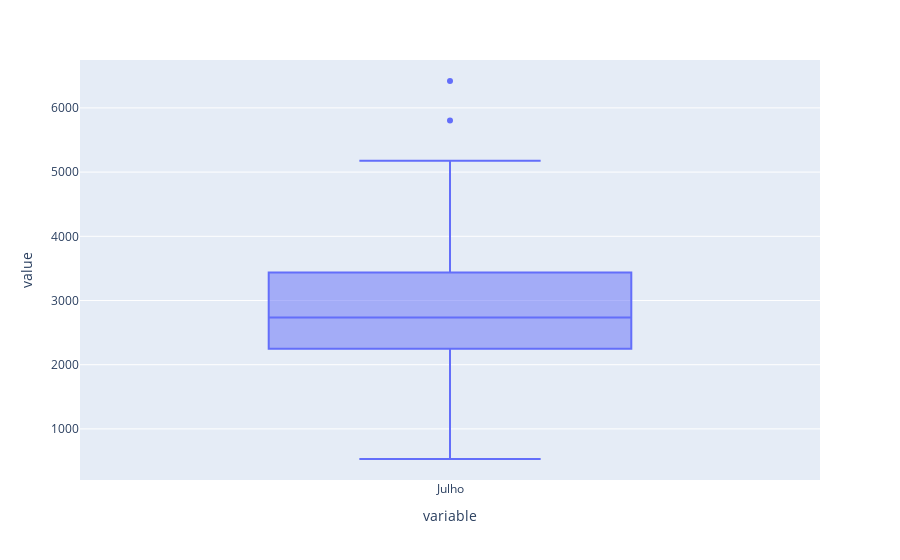

The notebook cell saved with this chart:
### Code cell
px.box(df['Julho'])

### Figure 1 — Plotly figure (JSON) as saved in the notebook; plotly's stock layout.template omitted (floating-point values rounded to 4 significant figures)
{"data": [{"alignmentgroup": "True", "hovertemplate": "variable=%{x}<br>value=%{y}<extra></extra>", "legendgroup": "", "marker": {"color": "#636efa"}, "name": "", "notched": false, "offsetgroup": "", "orientation": "v", "showlegend": false, "type": "box", "x": ["Julho", "Julho", "Julho", "Julho", "Julho", "Julho", "Julho", "Julho", "Julho", "Julho", "Julho", "Julho", "Julho", "Julho", "Julho", "Julho", "Julho", "Julho", "Julho", "Julho", "Julho"], "x0": " ", "xaxis": "x", "y": [531, 1317, 2901, 4056, 2661, 3093, 2296, 5804, 2354, 1856, 5176, 2646, 6419, 2098, 3475, 2662, 3423, 2737, 2853, 2009, 2817], "y0": " ", "yaxis": "y"}], "layout": {"boxmode": "group", "legend": {"tracegroupgap": 0}, "margin": {"t": 60}, "xaxis": {"anchor": "y", "domain": [0, 1], "title": {"text": "variable"}}, "yaxis": {"anchor": "x", "domain": [0, 1], "title": {"text": "value"}}}}
